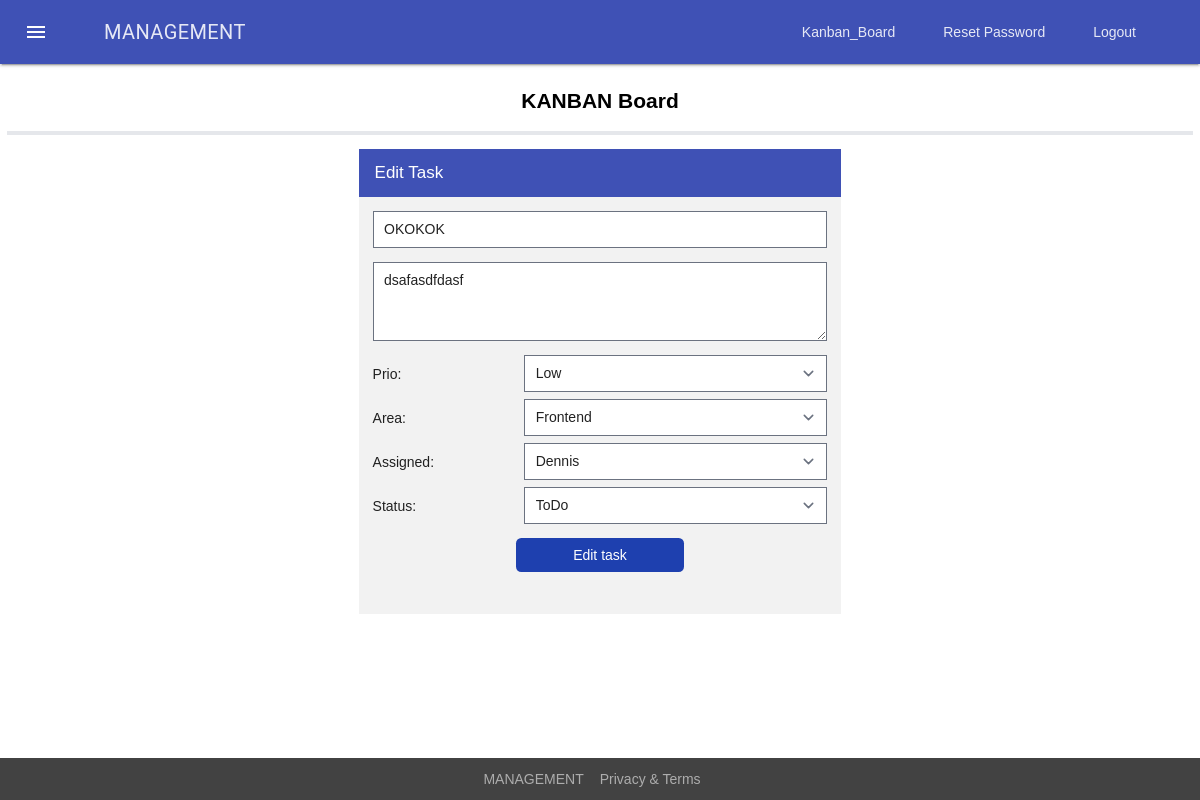
Page /management/kanban_board/edit-task/104/ on the earlier database version.
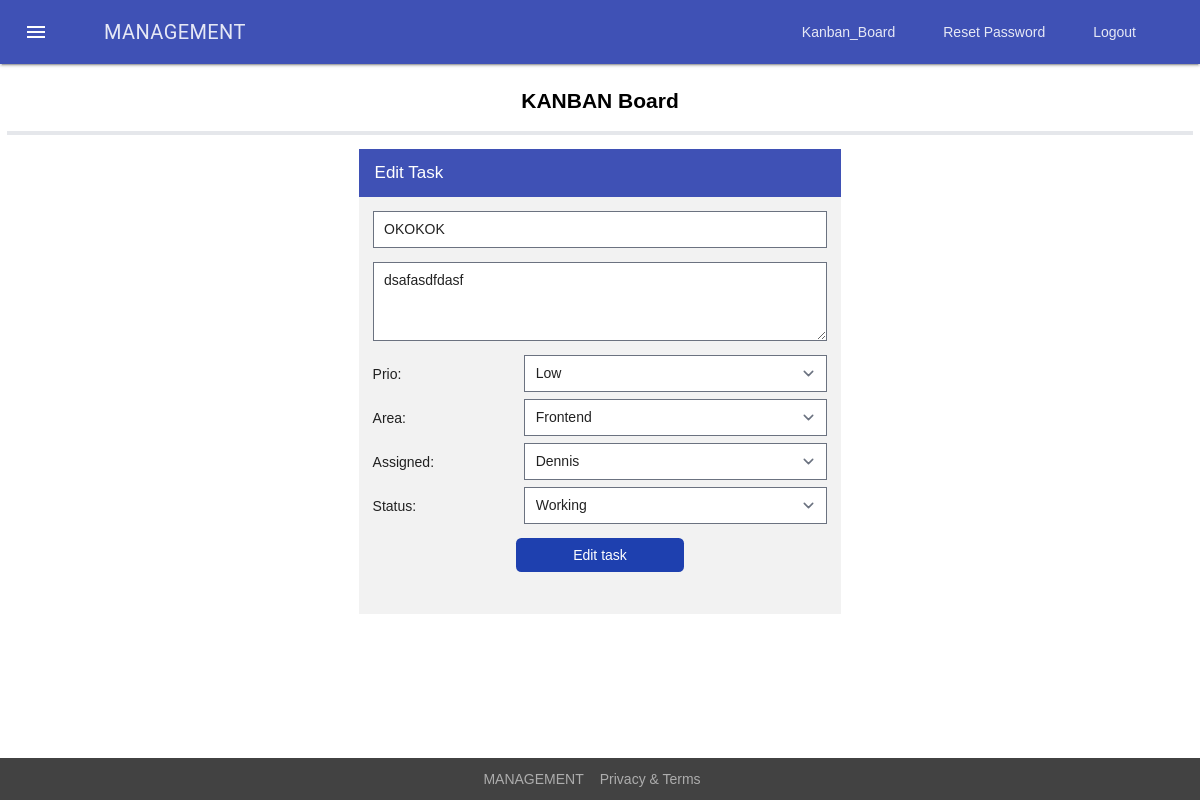
Same page on the later database version.
### apps/kanban_board/models.py (models this page shows, shortened)
class Task(models.Model):
    title = models.CharField(max_length=200, default="No Title")
    description = models.CharField(max_length=400, default="No description")
    prio = models.CharField(max_length=20, choices=PRIO_CHOICES, default='Low')
    member_type = models.CharField(max_length=20, choices=MEMBER_TYPE_CHOICES, default='Frontend')
    assigned = models.ForeignKey(User, on_delete=models.PROTECT)
    status=models.CharField(max_length=20, choices=STATUS_CHOICES, default='ToDo')
    created_at = models.DateTimeField('date created')
    updated_at = models.DateTimeField('date updated')

### apps/kanban_board/views.py (the view)
# urls.py: path('edit-task/<int:task_id>/', views.edit_task, name='edit_task'),
def edit_task(request, task_id):
    userList = User.objects.all()
    id = task_id
    selectedTask = Task.objects.get(pk=id)
    user = User.objects.get(pk=selectedTask.assigned_id)
    return render(request, 'kanban_board/edit_task.html', {'editTask':selectedTask, 'users': userList, 'currentUser': user})

### templates/kanban_board/edit_task.html (shortened to what this page needs)
{% extends "base/base_template.html" %} {% block content %} {% load static %}
<link rel="stylesheet" href="{% static 'css/kanban_board_css/create_task.css' %}" />
<div class="mdl-card__title mdl-card--expand border-b-4 mb-4">
   <div class="mdl-card--border text-center w-full text-xl font-semibold">
      <a href="{% url 'index_kanban_board' %}" class="mdl-card--border text-2xl font-semibold text-black hover:text-gray-500"> KANBAN Board</a>
   </div>
</div>
<div class="flex justify-center">
   <div class="topnav">
      <a class="active w-full">Edit Task</a>
      <div id="add_Task" class="w-full flex-col items-center pt-2" style="display: flex">
         <form action={% url 'edit_task_successfully' editTask.id  %} method="post" class="w-full px-4">
            <input class="w-full my-2" type="text" name="editTitle" id="editTitle" value="{{ editTask.title }}" minlength="5" maxlength="50" required />
            <textarea
               class="w-full my-2"
               name="editDescription"
               id="editDescription"
               placeholder="Description..."
               minlength="10"
               maxlength="255"
               required
               cols="30"
               rows="3 "
            >
{{ editTask.description }}</textarea
            >
            <div class="flex justify-evenly items-center my-2">
               <label class="w-2/6" for="prio">Prio:</label>
               <select class="w-4/6" name="editPrio" id="editPrio">
                  <option selected="selected">{{ editTask.prio }}</option>
               </select>
            </div>
            <div class="flex justify-evenly items-center my-2">
               <label class="w-2/6" for="memberType">Area:</label>
               <select class="w-4/6" name="editType" id="editType" required>
                  <option selected="selected">{{ editTask.member_type }}</option>
               </select>
            </div>
            <div class="flex justify-evenly items-center my-2">
               <label class="w-2/6" for="prio">Assigned:</label>
               <select class="w-4/6" name="editAssigned" id="editAssigned">
                  <option  selected="selected">{{ currentUser }}</option>
               </select>
            </div>
            <div class="flex justify-evenly items-center my-2">
               <label class="w-2/6" for="status">Status:</label>
               <select class="w-4/6" name="editStatus" id="editStatus" required>
                  <option selected="selected">{{ editTask.status }}</option>
               </select>
            </div>
            <div class="flex justify-evenly w-full my-2">
               <button class="w-48 text-white px-4 py-2 my-2 bg-blue-800 hover:bg-opacity-50 rounded-md" type="submit">Edit task</button>
            </div>
         </form>
      </div>
   </div>
</div>
{% endblock %}

### templates/base/base_template.html (shortened to what this page needs)
{% load static %} {% load static tailwind_tags %} {% tailwind_css %}
<!DOCTYPE html>
<html lang="en">
<head>
   <link rel="stylesheet" href="{% static 'css/base_css/base.css' %}" />
   <link rel="stylesheet" href="{% static 'css/registered/registered.css' %}" />
   <link rel="stylesheet" href="{% static 'css/base_css/material.min.css' %}" />
</head>
<body>
   <div class="mdl-layout mdl-js-layout mdl-layout--fixed-header">
      <header class="mdl-layout__header">
         <div class="mdl-layout__header-row">
            <a class="mdl-navigation__link mdl-layout-title" href="{% url 'home' %}">MANAGEMENT</a>
            <nav class="mdl-navigation mdl-layout--large-screen-only">
               <a class="mdl-navigation__link" href="{% url 'index_kanban_board' %}">Kanban_Board</a>
               <a class="mdl-navigation__link" href="{% url 'password_reset' %}">Reset Password</a>
               <a class="mdl-navigation__link" href="{% url 'logout' %}">Logout</a>
            </nav>
         </div>
      </header>
      <main class="mdl-layout__content p-2 scoll-main">{% block content %}{% endblock %}</main>
      <footer>
         <ul class="mdl-mini-footer__link-list center-elements">
            <li><a href="#">MANAGEMENT</a></li>
            <li><a href="#">Privacy & Terms</a></li>
         </ul>
      </footer>
   </div>
</body>
</html>

### static/css/base_css/base.css (style rules this page uses)
body { padding: 0; margin: 0; }
.scoll-main { -ms-overflow-style: none !important; scrollbar-width: none !important; }
footer { padding: 0.5rem !important; color: #adadad; background-color: #424242; display: flex; flex-direction: column; justify-content: center; align-items: center; height: 3rem; }
.center-elements { display: flex; justify-content: center; align-items: center; }
.flex { display: flex; }
.flex-col { flex-direction: column; }

### static/css/kanban_board_css/create_task.css (style rules this page uses)
.topnav { overflow: hidden; background-color: rgba(0, 0, 0, 0.05); position: relative; padding-bottom: 1rem; }
.topnav a { color: white; padding: 14px 16px; text-decoration: none; font-size: 17px; display: block; }
.active { background-color: #3F51B5; color: white; }

Differences in the rows shown:
changed Task "OKOKOK": editStatus "ToDo" → "Working"
